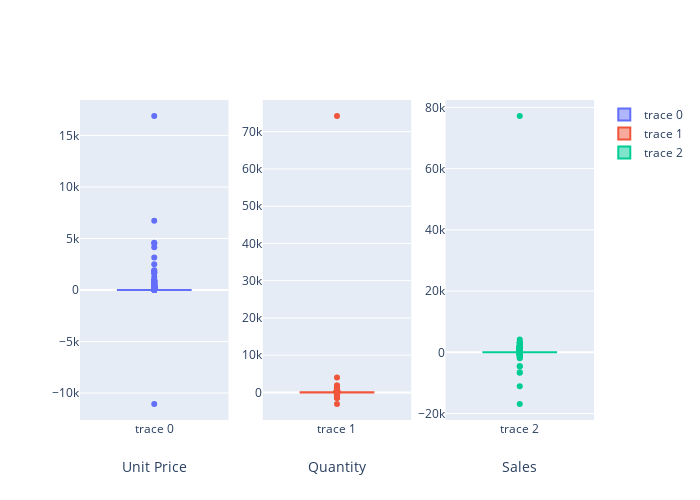

Notebook code for this chart:
### Code cell
fig = make_subplots(rows=1, cols=3)

fig.add_trace(go.Box(y=df.UnitPrice),row=1, col=1)
fig.add_trace(go.Box(y=df.Quantity),row=1, col=2)
fig.add_trace(go.Box(y=df.Sales),row=1, col=3)

fig.update_xaxes(title_text="Unit Price", row=1, col=1)
fig.update_xaxes(title_text="Quantity", row=1, col=2)
fig.update_xaxes(title_text="Sales", row=1, col=3)

fig.update_layout(height=500, width=700)
fig.show()

### Figure 1 — Plotly figure (JSON) as saved in the notebook; plotly's stock layout.template omitted (floating-point values rounded to 4 significant figures; data arrays with more than 128 entries replaced by an {"elided": "..."} marker saying what was removed)
{"data": [{"type": "box", "xaxis": "x", "y": {"elided": "54191 float values"}, "yaxis": "y"}, {"type": "box", "xaxis": "x2", "y": {"elided": "54191 int values"}, "yaxis": "y2"}, {"type": "box", "xaxis": "x3", "y": {"elided": "54191 float values"}, "yaxis": "y3"}], "layout": {"height": 500, "width": 700, "xaxis": {"anchor": "y", "domain": [0, 0.2889], "title": {"text": "Unit Price"}}, "xaxis2": {"anchor": "y2", "domain": [0.3556, 0.6444], "title": {"text": "Quantity"}}, "xaxis3": {"anchor": "y3", "domain": [0.7111, 1], "title": {"text": "Sales"}}, "yaxis": {"anchor": "x", "domain": [0, 1]}, "yaxis2": {"anchor": "x2", "domain": [0, 1]}, "yaxis3": {"anchor": "x3", "domain": [0, 1]}}}
